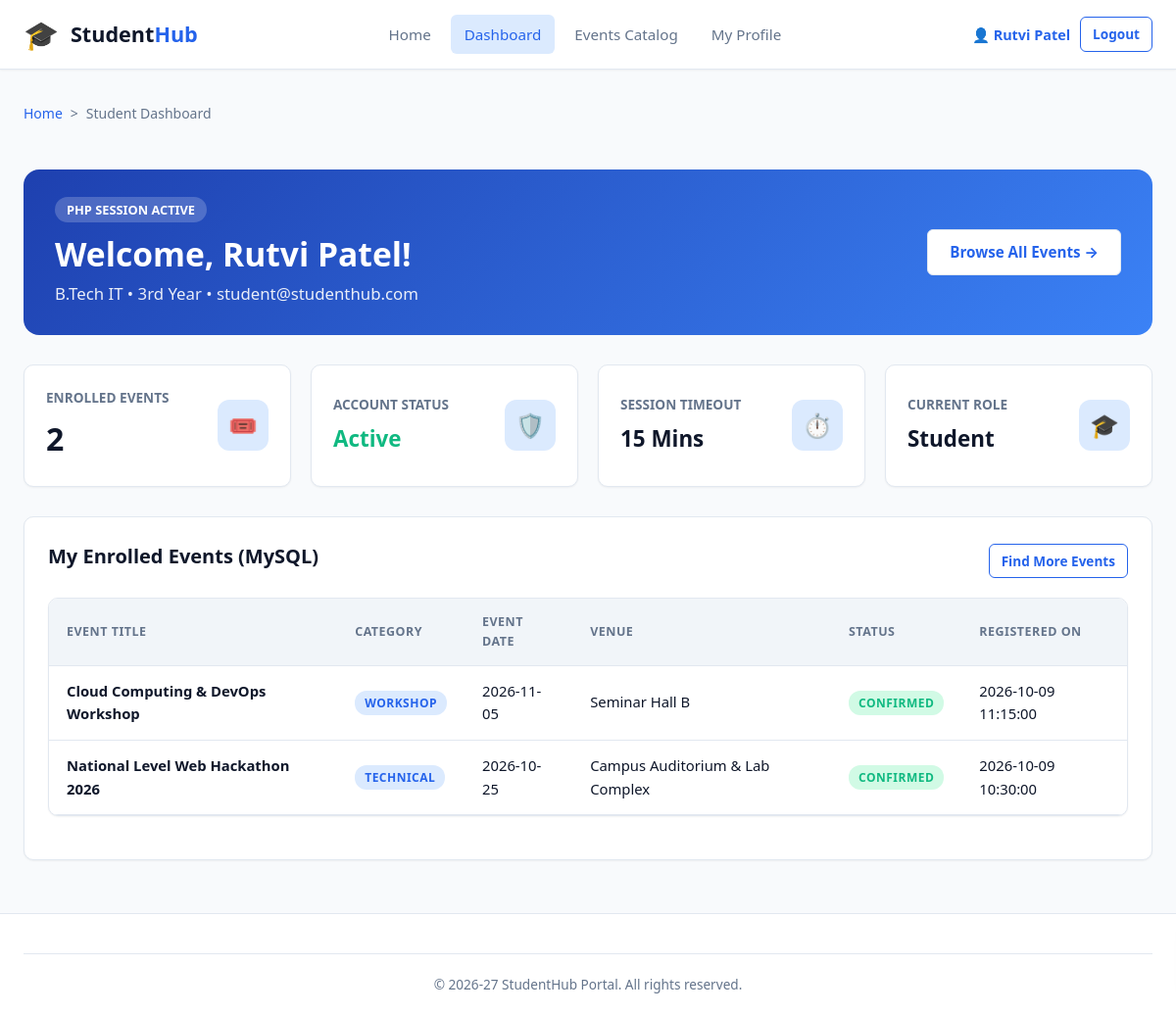
Page /php/dashboard.php (signed in) on the committed database.
### tables this page shows
CREATE TABLE `users` (
  `id` INT AUTO_INCREMENT PRIMARY KEY,
  `full_name` VARCHAR(100) NOT NULL,
  `email` VARCHAR(120) NOT NULL UNIQUE,
  `phone` VARCHAR(15) NOT NULL,
  `password_hash` VARCHAR(255) NOT NULL,
  `role` ENUM('student', 'admin') NOT NULL DEFAULT 'student',
  `course` VARCHAR(80) NOT NULL DEFAULT 'B.Tech IT',
  `year` VARCHAR(20) NOT NULL DEFAULT '3rd Year',
  `gender` ENUM('Male', 'Female', 'Other') NOT NULL DEFAULT 'Other',
  `status` ENUM('Active', 'Inactive') NOT NULL DEFAULT 'Active',
  `created_at` TIMESTAMP DEFAULT CURRENT_TIMESTAMP,
  `last_login` TIMESTAMP NULL DEFAULT NULL
);

CREATE TABLE `registrations` (
  `id` INT AUTO_INCREMENT PRIMARY KEY,
  `user_id` INT NOT NULL,
  `event_id` INT NOT NULL,
  `registered_at` TIMESTAMP DEFAULT CURRENT_TIMESTAMP,
  `status` ENUM('Confirmed', 'Waitlisted', 'Cancelled') DEFAULT 'Confirmed',
  `remarks` VARCHAR(255) DEFAULT NULL,
  UNIQUE KEY `unique_user_event` (`user_id`, `event_id`),
  FOREIGN KEY (`user_id`) REFERENCES `users`(`id`) ON DELETE CASCADE,
  FOREIGN KEY (`event_id`) REFERENCES `events`(`id`) ON DELETE CASCADE
);

CREATE TABLE `events` (
  `id` INT AUTO_INCREMENT PRIMARY KEY,
  `title` VARCHAR(200) NOT NULL,
  `category` ENUM('Technical', 'Workshop', 'Cultural', 'Sports') NOT NULL DEFAULT 'Technical',
  `event_date` DATE NOT NULL,
  `event_time` VARCHAR(50) NOT NULL,
  `venue` VARCHAR(150) NOT NULL,
  `description` TEXT,
  `poster_image` VARCHAR(255) DEFAULT 'default_event.jpg',
  `max_seats` INT NOT NULL DEFAULT 100,
  `status` ENUM('Open', 'Closed') NOT NULL DEFAULT 'Open',
  `created_by` INT NULL,
  `created_at` TIMESTAMP DEFAULT CURRENT_TIMESTAMP,
  FOREIGN KEY (`created_by`) REFERENCES `users`(`id`) ON DELETE SET NULL
);

### php/dashboard.php (the view, shortened to what this page needs)
<?php
$userId = $_SESSION['user_id'];
$userName = $_SESSION['user_name'];
$userEmail = $_SESSION['user_email'];
$userRole = $_SESSION['user_role'];
$pdo = get_db_connection();
$enrolledEvents = [];
$userDetails = null;
if ($pdo) {
    try {
        $uStmt = $pdo->prepare("SELECT * FROM users WHERE id = ?");
        $uStmt->execute([$userId]);
        $userDetails = $uStmt->fetch();
        $eStmt = $pdo->prepare("
            SELECT e.*, r.registered_at, r.status AS reg_status
            FROM registrations r
            JOIN events e ON r.event_id = e.id
            WHERE r.user_id = ?
            ORDER BY r.registered_at DESC
        ");
        $eStmt->execute([$userId]);
        $enrolledEvents = $eStmt->fetchAll();
    } catch (PDOException $e) {
        error_log("Dashboard query error: " . $e->getMessage());
    }
}
?>
<!DOCTYPE html>
<html lang="en">
<head>
  <link rel="stylesheet" href="../css/style.css">
</head>
<body>
  <header>
    <div class="header-container">
      <a href="../pages/index.html" class="brand-logo">
        <span style="font-size: 1.8rem;">🎓</span>
        <span>Student<span class="brand-badge">Hub</span></span>
      </a>
      <nav>
        <ul class="nav-links">
          <li><a href="../pages/index.html">Home</a></li>
          <li><a href="dashboard.php" class="active">Dashboard</a></li>
          <li><a href="../pages/events.html">Events Catalog</a></li>
          <li><a href="profile.php">My Profile</a></li>
        </ul>
      </nav>
      <div class="header-actions">
        <span style="font-size: 0.9rem; font-weight: 600; color: var(--primary);">👤 <?= htmlspecialchars($userName) ?></span>
        <a href="logout.php" class="btn btn-outline btn-sm">Logout</a>
      </div>
    </div>
  </header>
  <div class="breadcrumbs">
    <a href="../pages/index.html">Home</a> &gt; <span>Student Dashboard</span>
  </div>
  <main>
    <div style="background: linear-gradient(135deg, #1e40af 0%, #3b82f6 100%); color: white; padding: 28px 32px; border-radius: var(--radius-lg); margin-bottom: 30px; display: flex; justify-content: space-between; align-items: center; flex-wrap: wrap; gap: 20px;">
      <div>
        <span style="background: rgba(255,255,255,0.2); padding: 4px 12px; border-radius: 20px; font-size: 0.8rem; font-weight: 600;">PHP SESSION ACTIVE</span>
        <h1 style="font-size: 2.1rem; margin-top: 6px; color: white;">Welcome, <?= htmlspecialchars($userName) ?>!</h1>
        <p style="opacity: 0.9; font-size: 1.05rem;">
          <?= htmlspecialchars($userDetails['course'] ?? 'B.Tech IT') ?> &bull;
          <?= htmlspecialchars($userDetails['year'] ?? '3rd Year') ?> &bull;
          <?= htmlspecialchars($userEmail) ?>
        </p>
      </div>
      <div>
        <a href="../pages/events.html" class="btn btn-secondary" style="background: white; color: var(--primary); font-weight: 700;">Browse All Events &rarr;</a>
      </div>
    </div>
    <section class="stats-grid">
      <div class="stat-card">
        <div class="stat-info">
          <h4>Enrolled Events</h4>
          <div class="stat-number"><?= count($enrolledEvents) ?></div>
        </div>
        <div class="stat-icon">🎟️</div>
      </div>
      <div class="stat-card">
        <div class="stat-info">
          <h4>Account Status</h4>
          <div class="stat-number" style="font-size: 1.4rem; color: var(--success);"><?= htmlspecialchars($userDetails['status'] ?? 'Active') ?></div>
        </div>
        <div class="stat-icon">🛡️</div>
      </div>
      <div class="stat-card">
        <div class="stat-info">
          <h4>Session Timeout</h4>
          <div class="stat-number" style="font-size: 1.4rem;">15 Mins</div>
        </div>
        <div class="stat-icon">⏱️</div>
      </div>
      <div class="stat-card">
        <div class="stat-info">
          <h4>Current Role</h4>
          <div class="stat-number" style="font-size: 1.4rem; text-transform: capitalize;"><?= htmlspecialchars($userRole) ?></div>
        </div>
        <div class="stat-icon">🎓</div>
      </div>
    </section>
    <section class="card" style="margin-bottom: 30px;">
      <div style="display: flex; justify-content: space-between; align-items: center; margin-bottom: 16px;">
        <h3>My Enrolled Events (MySQL)</h3>
        <a href="../pages/events.html" class="btn btn-outline btn-sm">Find More Events</a>
      </div>
      <div class="table-responsive">
        <table>
          <thead>
            <tr>
              <th>Event Title</th>
              <th>Category</th>
              <th>Event Date</th>
              <th>Venue</th>
              <th>Status</th>
              <th>Registered On</th>
            </tr>
          </thead>
          <tbody>
            <?php if (empty($enrolledEvents)): ?>
              <tr>
                <td colspan="6" style="text-align: center; color: var(--text-muted); padding: 30px;">
                  You haven't enrolled in any events yet. <a href="../pages/events.html" style="color: var(--primary);">Explore open events!</a>
                </td>
              </tr>
            <?php else: ?>
              <?php foreach ($enrolledEvents as $ev): ?>
                <tr>
                  <td><strong><?= htmlspecialchars($ev['title']) ?></strong></td>
                  <td><span class="badge badge-primary"><?= htmlspecialchars($ev['category']) ?></span></td>
                  <td><?= htmlspecialchars($ev['event_date']) ?></td>
                  <td><?= htmlspecialchars($ev['venue']) ?></td>
                  <td><span class="badge badge-success"><?= htmlspecialchars($ev['reg_status']) ?></span></td>
                  <td><?= htmlspecialchars($ev['registered_at']) ?></td>
                </tr>
              <?php endforeach; ?>
            <?php endif; ?>
          </tbody>
        </table>
      </div>
    </section>
  </main>
  <footer>
    <div class="footer-bottom">
      &copy; 2026-27 StudentHub Portal. All rights reserved.
    </div>
  </footer>
</body>
</html>

### rows in the picture
users: course "B.Tech IT", year "3rd Year", status "Active"
registrations: event.title "Cloud Computing & DevOps Workshop", event.category "WORKSHOP", event.event_date "2026-11-05", event.venue "Seminar Hall B", status "CONFIRMED", registered_at "2026-10-09 11:15:00"
registrations: event.title "National Level Web Hackathon 2026", event.category "TECHNICAL", event.event_date "2026-10-25", event.venue "Campus Auditorium & Lab Complex", status "CONFIRMED", registered_at "2026-10-09 10:30:00"

### other values in the picture
$userName "Rutvi Patel"
$userEmail "student@studenthub.com"
count($enrolledEvents) "2"
$userRole "Student"
